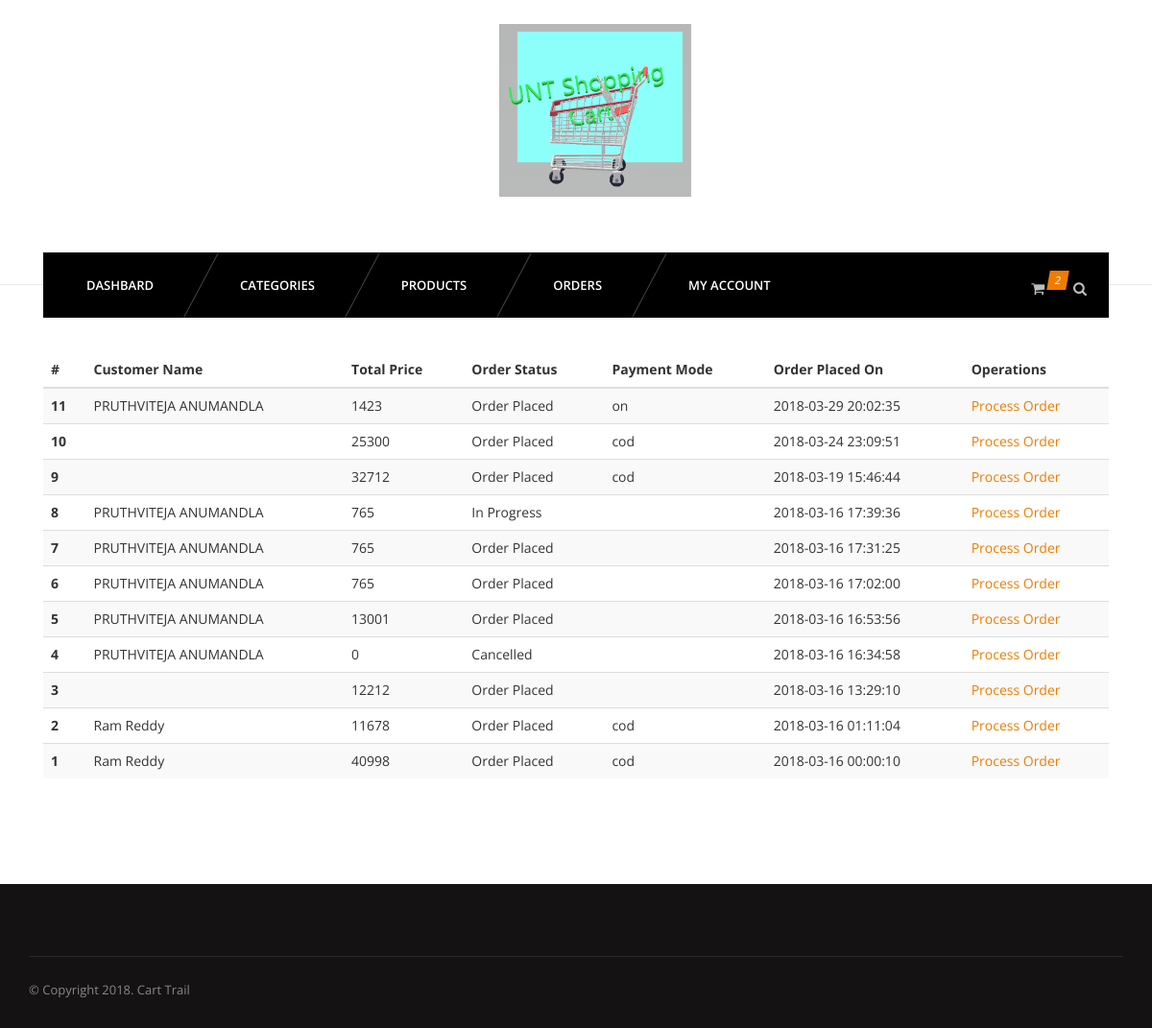
Before: /admin/orders.php (signed in) with the older database file.
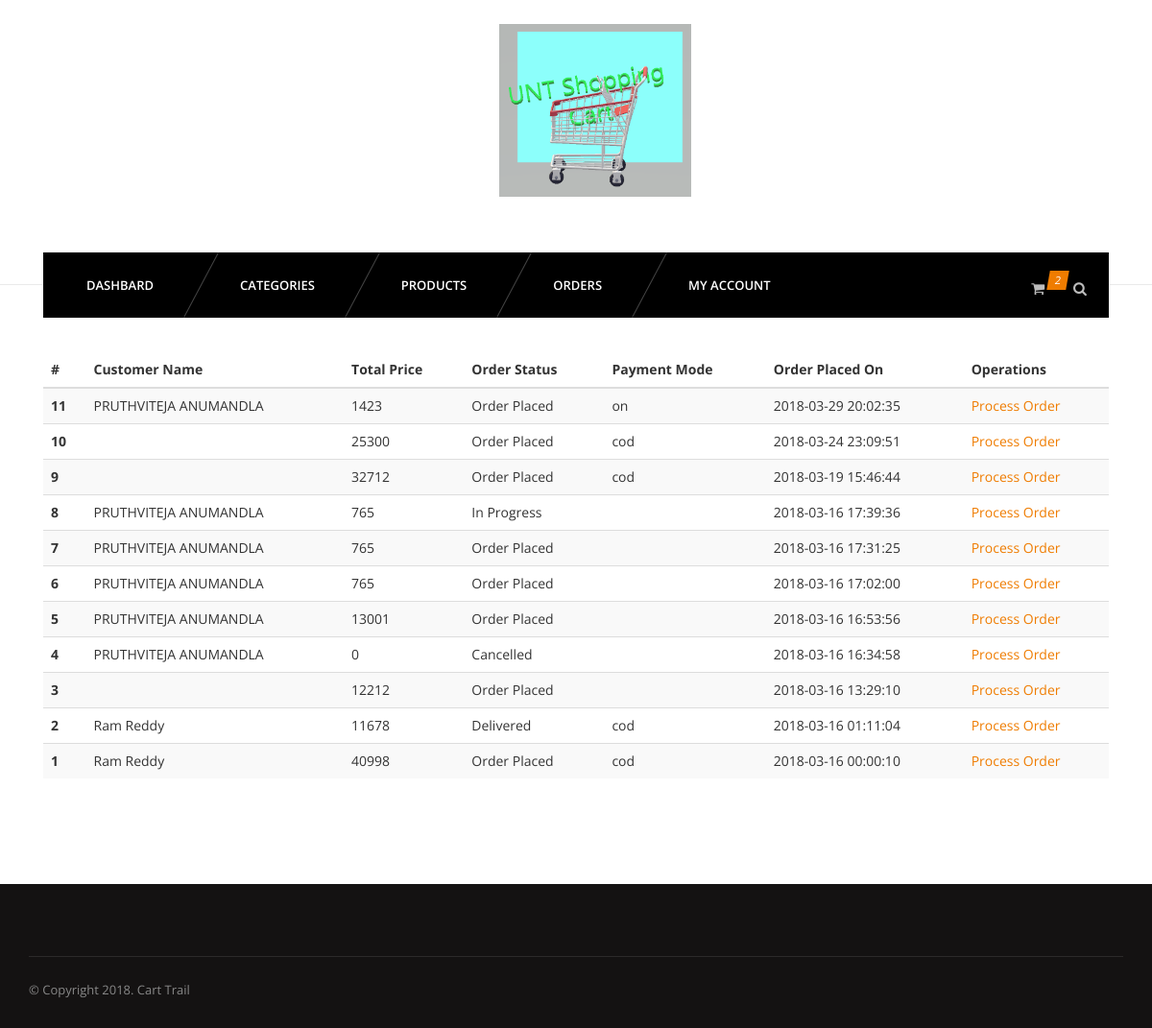
After: the same page with the newer database file.
### tables this page shows
CREATE TABLE `orders` (
  `id` int(11) NOT NULL,
  `uid` int(11) NOT NULL,
  `totalprice` varchar(255) NOT NULL,
  `orderstatus` varchar(255) NOT NULL,
  `paymentmode` varchar(255) NOT NULL,
  `timestamp` datetime NOT NULL DEFAULT CURRENT_TIMESTAMP
);

CREATE TABLE `usersmeta` (
  `id` int(11) NOT NULL,
  `uid` int(11) NOT NULL,
  `firstname` varchar(255) NOT NULL,
  `lastname` varchar(255) NOT NULL,
  `company` varchar(255) NOT NULL,
  `address1` varchar(255) NOT NULL,
  `address2` varchar(255) NOT NULL,
  `city` varchar(255) NOT NULL,
  `state` varchar(255) NOT NULL,
  `country` varchar(255) NOT NULL,
  `zip` varchar(255) NOT NULL,
  `mobile` varchar(255) NOT NULL
);

### admin/orders.php (the view, shortened to what this page needs)
<?php include 'inc/header.php' ?>
<?php include 'inc/nav.php' ?>
<section id="content">
	<div class="content-blog">
		<div class="container">
			<table class="table table-striped">
				<thead>
					<tr>
						<th>#</th>
						<th>Customer Name</th>
						<th>Total Price</th>
						<th>Order Status</th>
						<th>Payment Mode</th>
						<th>Order Placed On</th>
						<th>Operations</th>
					</tr>
				</thead>
				<tbody>
				<?php
					$sql = "SELECT o.id, o.totalprice, o.orderstatus, o.paymentmode, o.`timestamp`, u.firstname, u.lastname FROM orders o JOIN usersmeta u WHERE o.uid=u.uid ORDER BY o.id DESC";
					$res = mysqli_query($connection, $sql);
					while ($r = mysqli_fetch_assoc($res)) {
				?>
					<tr>
						<th scope="row"><?php echo $r['id']; ?></th>
						<td><?php echo $r['firstname']. " " . $r['lastname']; ?></td>
						<td><?php echo $r['totalprice']; ?></td>
						<td><?php echo $r['orderstatus']; ?></td>
						<td><?php echo $r['paymentmode']; ?></td>
						<td><?php echo $r['timestamp']; ?></td>
						<td><a href="order-process.php?id=<?php echo $r['id']; ?>">Process Order</a></td>
					</tr>
				<?php } ?>
				</tbody>
			</table>
		</div>
	</div>
</section>
<?php include 'inc/footer.php' ?>

### admin/inc/header.php (shortened to what this page needs)
<!DOCTYPE html>
	<html>
<head>
	<link rel="stylesheet" href="../css/bootstrap.css">
	<link rel="stylesheet" href="../font-awesome/css/font-awesome.min.css">
	<link rel="stylesheet" href="../js/isotope/isotope.css">
	<link rel="stylesheet" href="../js/../flexslider/flexslider.css">
	<link rel="stylesheet" href="../js/owl-carousel/owl.carousel.css">
	<link rel="stylesheet" href="../js/owl-carousel/owl.theme.css">
	<link rel="stylesheet" href="../js/owl-carousel/owl.transitions.css">
	<link rel="stylesheet" href="../js/superfish/css/megafish.css" media="screen">
	<link rel="stylesheet" href="../js/superfish/css/superfish.css" media="screen">
	<link rel="stylesheet" href="../js/pikaday/pikaday.css">
	<link rel="stylesheet" href="../css/settings-panel.css">
	<link rel="stylesheet" href="../css/style.css">
	<link rel="stylesheet" href="../css/light.css">
	<link rel="stylesheet" href="../css/responsive.css">
</head>
<body class="multi-page">
<div id="wrapper" class="wrapper">
	<header id="header2">
		<div class="container">
			<div class="row">
				<div class="col-md-3 col-xs-5 col-md-offset-5 logo">
					<img src="..\images\logo1.png" class="img-responsive" width="200" height="40"   alt="UNT Shopping Cart"/>
				</div>
				<div class="col-md-9 col-xs-7">
				</div>
			</div>

### admin/inc/nav.php (shortened to what this page needs)
<div class="menu-wrap">
				<ul class="sf-menu">
					<li>
						<a href="index.php">Dashbard</a>
					</li>
					<li>
						<a href="#">Categories</a>
					</li>
					<li>
						<a href="#">Products</a>
					</li>
						<li>
						<a href="#">Orders</a>
					</li>
					<li>
						<a href="#">My Account</a>
					</li>
				</ul>
				<div class="header-xtra">
					<div class="s-cart">
						<div class="sc-ico"><i class="fa fa-shopping-cart"></i><em>2</em></div>
					</div>
					<div class="s-search">
						<div class="ss-ico"><i class="fa fa-search"></i></div>
					</div>
				</div>
			</div>
		</div>
	</header>

### admin/inc/footer.php (shortened to what this page needs)
<div class="clearfix space70"></div>
	<footer id="footer2">
		<div class="footer-bottom container">
			<div class="row">
				<div class="col-md-6">
					<p>&copy; Copyright 2018. Cart Trail</p>
				</div>
				<div class="col-md-6">
				</div>
			</div>
		</div>
	</footer>
</div>
</body>
</html>

### js/superfish/css/megafish.css (style rules this page uses)
.sf-menu { position: relative; margin: 0; padding: 0; list-style: none; }
.sf-menu > li { float: left; }
.sf-menu > li > a { display: block; position: relative; }
.sf-menu { float: left; margin-bottom: 1em; width: 100%; }
.sf-menu > li > a { border-left: 1px solid #fff; border-top: 1px solid #dFeEFF; border-top: 1px solid rgba(255,255,255,.5); padding: .75em 1em; text-decoration: none; zoom: 1; color: #13a; }
.sf-menu > li { background: #BDD2FF; -webkit-transition: background .2s; transition: background .2s; }

### js/superfish/css/superfish.css (style rules this page uses)
.sf-menu, .sf-menu * { margin: 0; padding: 0; list-style: none; }
.sf-menu li { position: relative; }
.sf-menu > li { float: left; }
.sf-menu a { display: block; position: relative; }
.sf-menu { float: left; margin-bottom: 1em; }
.sf-menu a { border-left: 1px solid #fff; border-top: 1px solid #dFeEFF; border-top: 1px solid rgba(255,255,255,.5); padding: .75em 1em; text-decoration: none; zoom: 1; }
.sf-menu a { color: #13a; }
.sf-menu li { background: #BDD2FF; white-space: nowrap; *white-space: normal; -webkit-transition: background .2s; transition: background .2s; }

### css/light.css (style rules this page uses)
body { background-color:#fff; }
p { color:#5f5f5f; }

Changed rows visible on the page:
changed orders id 2: orderstatus "Order Placed" → "Delivered"
